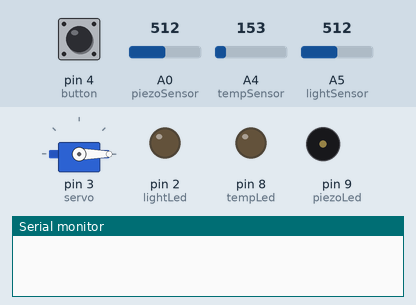
This sketch was run on a simulated Arduino Uno, built with avr-gcc and run on an emulated ATmega328P. Shown: servo, output pins drawn as LEDs (lit = HIGH), buzzer (waves = sounding, pin HIGH), the last lines printed to the serial monitor. The test bench sets the inputs (shaded band); at power-on: pin 4 (button) HIGH, A5 (lightSensor) = 512, A4 (tempSensor) = 153, A0 (piezoSensor) = 512.

Above: at 1.2 s.
1.3 s: pin 4 (button) pulled LOW for 0.15 s
At 2.5 s:
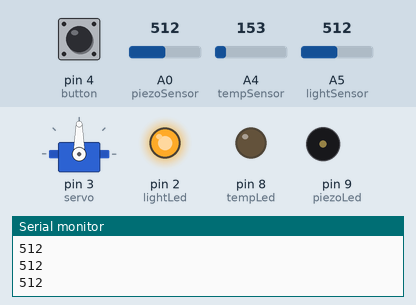
2.9 s: A5 (lightSensor) set to 716
At 4.0 s:
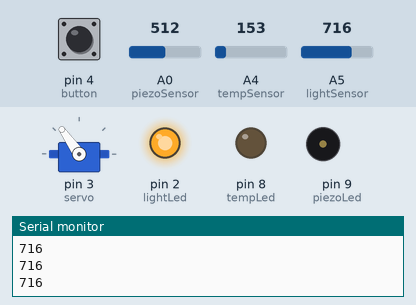
4.4 s: pin 4 (button) pulled LOW for 1 s
At 6.4 s:
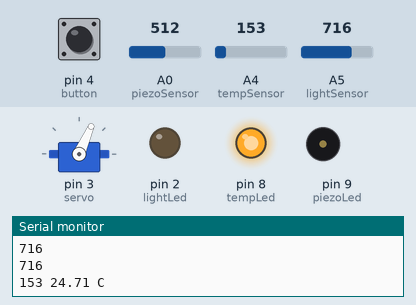
7.2 s: A4 (tempSensor) set to 133
At 9.2 s:
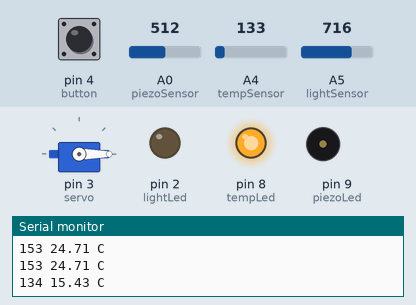
9.9 s: A4 (tempSensor) set to 165
At 12.0 s:
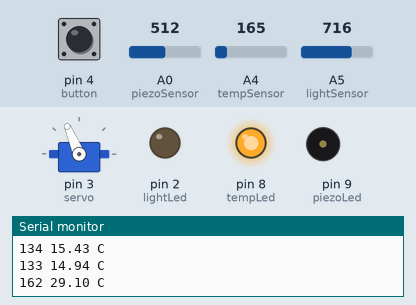
12.9 s: pin 4 (button) pulled LOW for 0.15 s
At 13.9 s:
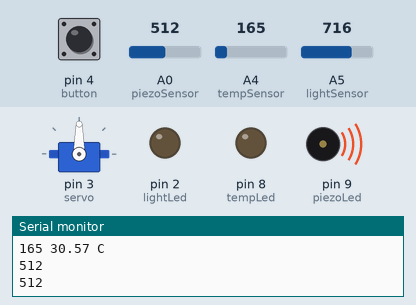
Timing chart, 0 to 15.5 s (numbered marks = the images above; inputs shaded):
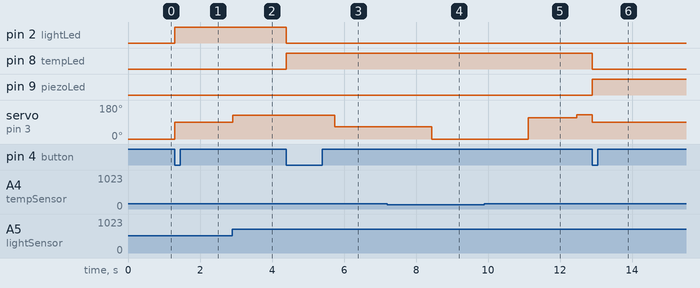

Measured:
- after the input at 1.3 s, pin 2 (lightLed): LOW → HIGH at once; servo on pin 3 (servo): 0° → 90° at once
- after the input at 2.9 s, servo on pin 3 (servo): 90° → 125° at once
- after the input at 4.4 s, pin 2 (lightLed): HIGH → LOW at once; pin 8 (tempLed): LOW → HIGH at once; servo on pin 3 (servo): 125° → 66° after 1.3 s
- after the input at 7.2 s, servo on pin 3 (servo): 66° → 0° after 1.2 s
- after the input at 9.9 s, servo on pin 3 (servo): 0° → 113° after 1.2 s, → 128° 1.3 s later
- after the input at 12.9 s, pin 8 (tempLed): HIGH → LOW at once; pin 9 (piezoLed): LOW → HIGH at once; servo on pin 3 (servo): 128° → 90° at once

The sketch:

SensorsIndicator.ino
```cpp
#include <Servo.h>

int lightSensor = A5;
int piezoSensor = A0;
int tempSensor = A4;
int piezoLed = 9;
int tempLed = 8;
int lightLed = 2;
int button = 4;

Servo servo;

void setup() {
  pinMode(lightSensor, INPUT);
  pinMode(lightLed, OUTPUT);
  pinMode(piezoSensor, INPUT);
  pinMode(piezoLed, OUTPUT);
  pinMode(tempSensor, INPUT);
  pinMode(tempLed, OUTPUT);
  pinMode(button, INPUT_PULLUP);
  Serial.begin(9600);
  servo.attach(3);
  servo.write(0);
}

int currentButton = 1;
int prevButton = 1;

int mode = 0; //0 - light 1 - temp 2- piezo

void loop() {
  updateMode();

  digitalWrite(lightLed, mode == 1);
  digitalWrite(tempLed,  mode == 2);
  digitalWrite(piezoLed, mode == 3);

  switch (mode) {
    case 0: servo.write(0); break;
    case 1: measureLight(); break;
    case 2: measureTemp();  break;
    case 3: measurePiezo(); break;
  }
}

void updateMode() {
  if (buttonPressed()) {
    mode = (mode + 1) % 4;
  }
}

bool buttonPressed() {
  currentButton = digitalRead(button);
  if(prevButton != currentButton && prevButton == 1){
    prevButton = currentButton;
    return true;
  }
  prevButton = currentButton;
  return false;
  delay(50);
}


void measureLight(){
  int lightValue = analogRead(lightSensor);
  Serial.println(lightValue);
  int angle = map(lightValue, 0, 1023, 0, 180);
  servo.write(angle);
  delay(15);
}


void measureTemp() {
  static long acc = 0;
  static int count = 0;

  acc += analogRead(tempSensor);
  count++;

  if (count >= 10000) {
    int avg = acc / count;
    Serial.print(avg);
    Serial.print(" ");
    float temperature = (((avg /1024.0) * 5.0) - 0.5) * 100.0;
    Serial.print(temperature);
    Serial.println(" C");
    int angle = map(avg, 140, 175, 0, 180);
    servo.write(angle);

    acc = 0;
    count = 0;
  }
}

void measurePiezo() {
  static int maxValue = 0;

  int val = analogRead(piezoSensor);
  if (val > maxValue) maxValue = val;

  static unsigned long lastReset = 0;
  if (millis() - lastReset > 500) {
    Serial.println(maxValue);
    servo.write(map(maxValue, 0, 1023, 0, 180));
    maxValue = 0;
    lastReset = millis();
  }
}
```
